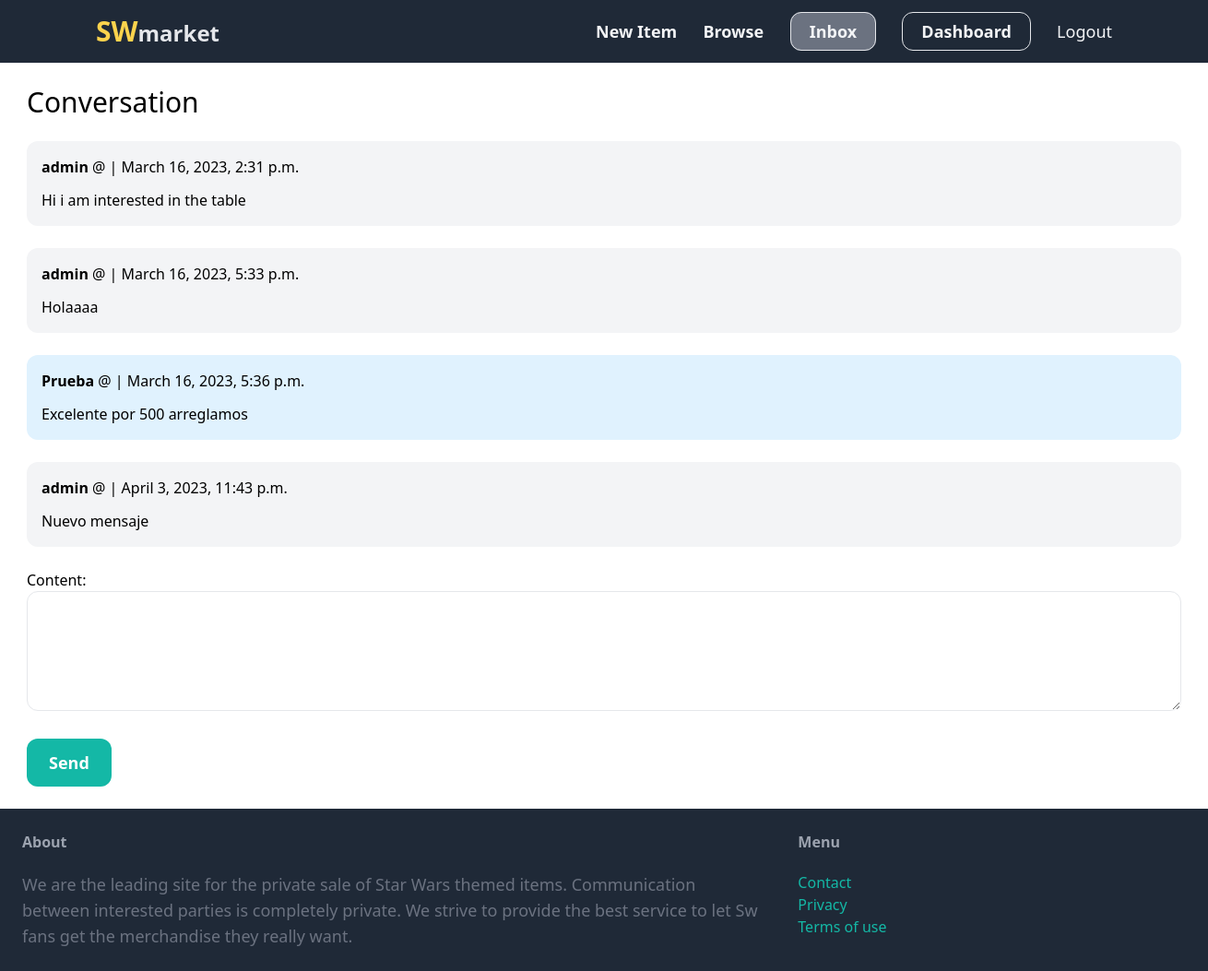
The page /dashboard/detail_conversation/3 (signed in) on the database as committed earlier.
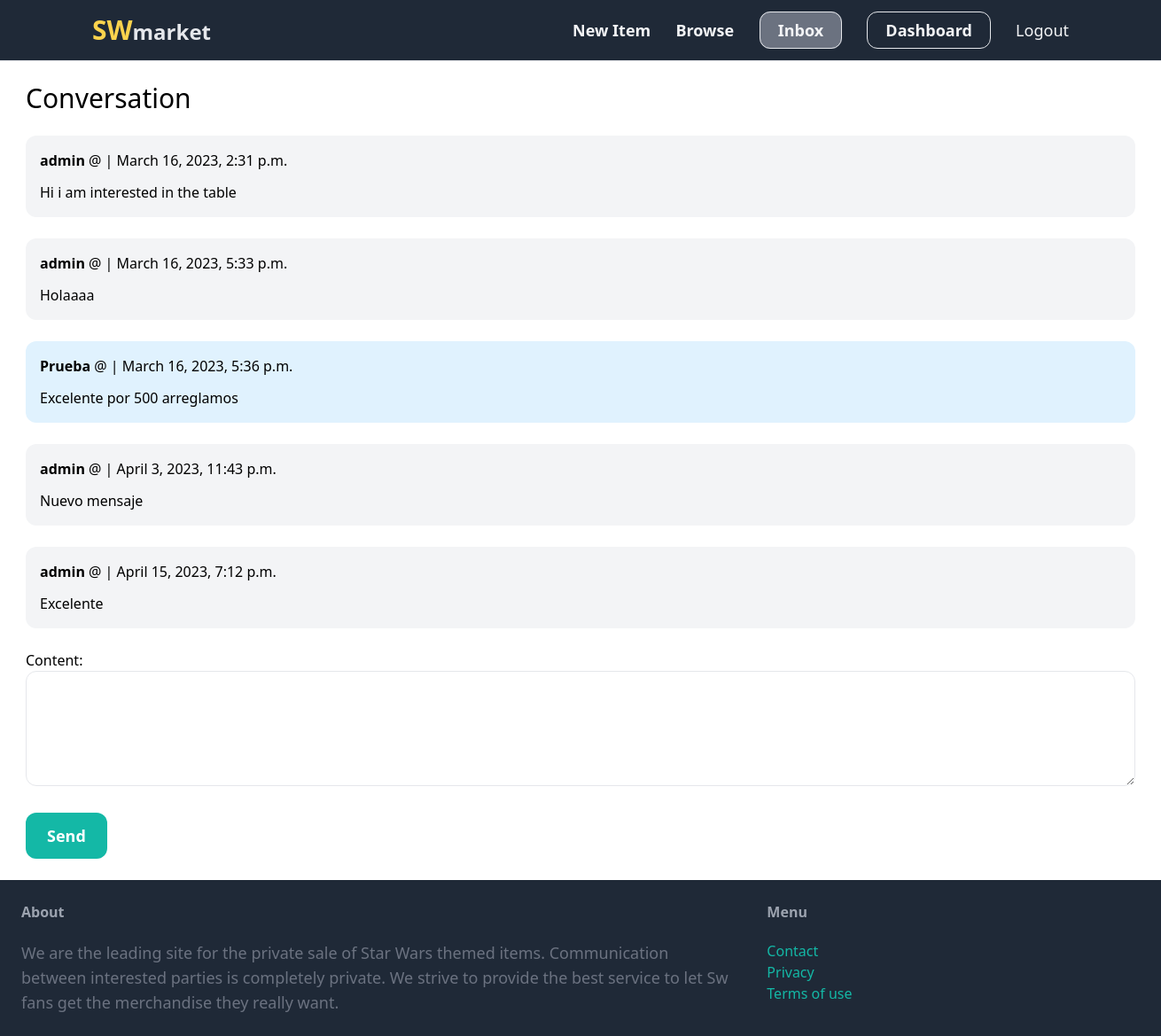
The same page on the database as committed later.
### dashboard/models.py (models this page shows)
class ConversationMessage(models.Model):
    conversation=models.ForeignKey(Conversation,  related_name='messages', on_delete=models.CASCADE)
    content = models.TextField()
    created_at=models.DateTimeField(auto_now_add=True)
    created_by= models.ForeignKey(User,  related_name='created_messages', on_delete=models.CASCADE)

### dashboard/views.py (the view)
# urls.py: path('detail_conversation/<int:pk>', views.detail_conversation, name='detail_conversation' ),
@login_required
def detail_conversation(request, pk):
    conversation = Conversation.objects.filter(members__in=[request.user.id]).get(pk=pk)
    if request.method == 'POST':
        form = ConversationMessageForm(request.POST)
        if form.is_valid:
             conversation_message = form.save(commit=False)
             conversation_message.conversation=conversation
             conversation_message.created_by=request.user
             conversation_message.save()
             conversation.save() # LA grabo para que se actualize la fecha de modificacion con al de este mensaje
             return redirect( 'detail_conversation', pk=pk)
    else:
        form = ConversationMessageForm()
    return render(request, 'detail_conversation.html',{'conversation':conversation,'form':form})

### dashboard/forms.py
class ConversationMessageForm(forms.ModelForm):
    class Meta:
        model=ConversationMessage
        fields=('content',)
        widgets = {
            'content':forms.Textarea(attrs={
                  'class': 'w-full py-4 px-6 rounded-xl border',
                   'rows':'4',
            })
        }

### dashboard/templates/detail_conversation.html (shortened to what this page needs)
{% extends 'base.html' %}
{% block content %}
<h1 class="mb-6 text-3xl">Conversation </h1>
<div class="space-y-6">
    {% for message in conversation.messages.all %}
    <div class="p-4 flex  {% if message.created_by == request.user %} bg-sky-100 {% else %} bg-gray-100 {% endif %} rounded-xl">
        <div>
            <p class="mb-3"> <strong>{{message.created_by.username}}</strong>  @ | {{message.created_at}} </p>
            <p>{{message.content}}</p>
        </div>
    </div>
    {% endfor %}
</div>
<form action="{% url 'detail_conversation' conversation.id  %}" method="POST" class="mt-6">
    {{form.as_p}}
    <button type="submit" class="inline-block mt-6 px-6 py-3 text-lg font-semibold bg-teal-500 text-white rounded-xl
    hover:bg-teal-700 ">Send </button>
</form>
{% endblock %}

Rows that differ between the two databases and show on the page:
added ConversationMessage: created_by.username "admin", created_at "April 15, 2023, 7:12 p.m.", content "Excelente"
